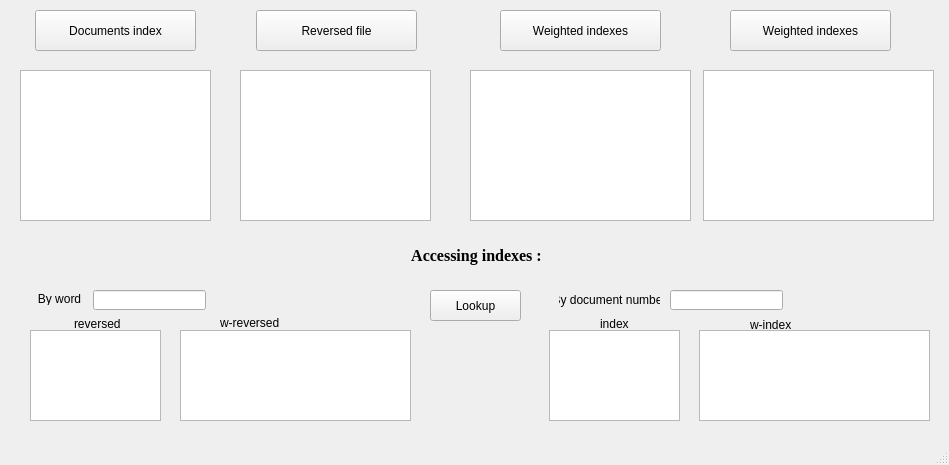
<?xml version="1.0" encoding="UTF-8"?>
<ui version="4.0">
 <class>mainWindow</class>
 <widget class="QMainWindow" name="mainWindow">
  <property name="geometry">
   <rect>
    <x>0</x>
    <y>0</y>
    <width>949</width>
    <height>465</height>
   </rect>
  </property>
  <property name="windowTitle">
   <string>Indexes exploration</string>
  </property>
  <widget class="QWidget" name="centralwidget">
   <widget class="QPushButton" name="docind">
    <property name="geometry">
     <rect>
      <x>35</x>
      <y>10</y>
      <width>161</width>
      <height>41</height>
     </rect>
    </property>
    <property name="text">
     <string>Documents index</string>
    </property>
   </widget>
   <widget class="QPushButton" name="wind">
    <property name="geometry">
     <rect>
      <x>500</x>
      <y>10</y>
      <width>161</width>
      <height>41</height>
     </rect>
    </property>
    <property name="text">
     <string>Weighted indexes</string>
    </property>
   </widget>
   <widget class="QPushButton" name="revind">
    <property name="geometry">
     <rect>
      <x>256</x>
      <y>10</y>
      <width>161</width>
      <height>41</height>
     </rect>
    </property>
    <property name="text">
     <string>Reversed file</string>
    </property>
   </widget>
   <widget class="QLabel" name="label">
    <property name="geometry">
     <rect>
      <x>396</x>
      <y>240</y>
      <width>161</width>
      <height>31</height>
     </rect>
    </property>
    <property name="font">
     <font>
      <family>Times New Roman</family>
      <pointsize>12</pointsize>
      <weight>75</weight>
      <bold>true</bold>
      <strikeout>false</strikeout>
      <kerning>false</kerning>
     </font>
    </property>
    <property name="text">
     <string>Accessing indexes :</string>
    </property>
    <property name="alignment">
     <set>Qt::AlignCenter</set>
    </property>
   </widget>
   <widget class="QLineEdit" name="word">
    <property name="geometry">
     <rect>
      <x>93</x>
      <y>290</y>
      <width>113</width>
      <height>20</height>
     </rect>
    </property>
   </widget>
   <widget class="QLabel" name="label_2">
    <property name="geometry">
     <rect>
      <x>36</x>
      <y>292</y>
      <width>47</width>
      <height>13</height>
     </rect>
    </property>
    <property name="text">
     <string>By word</string>
    </property>
    <property name="alignment">
     <set>Qt::AlignCenter</set>
    </property>
   </widget>
   <widget class="QLabel" name="label_3">
    <property name="geometry">
     <rect>
      <x>559</x>
      <y>290</y>
      <width>101</width>
      <height>20</height>
     </rect>
    </property>
    <property name="text">
     <string>By document number</string>
    </property>
    <property name="alignment">
     <set>Qt::AlignCenter</set>
    </property>
   </widget>
   <widget class="QLineEdit" name="docnum">
    <property name="geometry">
     <rect>
      <x>670</x>
      <y>290</y>
      <width>113</width>
      <height>20</height>
     </rect>
    </property>
   </widget>
   <widget class="QPlainTextEdit" name="revindres">
    <property name="geometry">
     <rect>
      <x>240</x>
      <y>70</y>
      <width>191</width>
      <height>151</height>
     </rect>
    </property>
    <property name="readOnly">
     <bool>true</bool>
    </property>
   </widget>
   <widget class="QPlainTextEdit" name="wdocres">
    <property name="geometry">
     <rect>
      <x>470</x>
      <y>70</y>
      <width>221</width>
      <height>151</height>
     </rect>
    </property>
    <property name="readOnly">
     <bool>true</bool>
    </property>
   </widget>
   <widget class="QPlainTextEdit" name="wrevres">
    <property name="geometry">
     <rect>
      <x>703</x>
      <y>70</y>
      <width>231</width>
      <height>151</height>
     </rect>
    </property>
    <property name="readOnly">
     <bool>true</bool>
    </property>
   </widget>
   <widget class="QPlainTextEdit" name="docindres">
    <property name="geometry">
     <rect>
      <x>20</x>
      <y>70</y>
      <width>191</width>
      <height>151</height>
     </rect>
    </property>
    <property name="locale">
     <locale language="English" country="UnitedStates"/>
    </property>
    <property name="readOnly">
     <bool>true</bool>
    </property>
   </widget>
   <widget class="QPushButton" name="lookup">
    <property name="geometry">
     <rect>
      <x>430</x>
      <y>290</y>
      <width>91</width>
      <height>31</height>
     </rect>
    </property>
    <property name="text">
     <string>Lookup</string>
    </property>
   </widget>
   <widget class="QPlainTextEdit" name="acces2">
    <property name="geometry">
     <rect>
      <x>30</x>
      <y>330</y>
      <width>131</width>
      <height>91</height>
     </rect>
    </property>
    <property name="readOnly">
     <bool>true</bool>
    </property>
   </widget>
   <widget class="QPlainTextEdit" name="acces2w">
    <property name="geometry">
     <rect>
      <x>180</x>
      <y>330</y>
      <width>231</width>
      <height>91</height>
     </rect>
    </property>
    <property name="readOnly">
     <bool>true</bool>
    </property>
   </widget>
   <widget class="QPlainTextEdit" name="acces1">
    <property name="geometry">
     <rect>
      <x>549</x>
      <y>330</y>
      <width>131</width>
      <height>91</height>
     </rect>
    </property>
    <property name="readOnly">
     <bool>true</bool>
    </property>
   </widget>
   <widget class="QPlainTextEdit" name="acces1w">
    <property name="geometry">
     <rect>
      <x>699</x>
      <y>330</y>
      <width>231</width>
      <height>91</height>
     </rect>
    </property>
    <property name="readOnly">
     <bool>true</bool>
    </property>
   </widget>
   <widget class="QLabel" name="label_4">
    <property name="geometry">
     <rect>
      <x>74</x>
      <y>317</y>
      <width>47</width>
      <height>13</height>
     </rect>
    </property>
    <property name="text">
     <string>reversed</string>
    </property>
   </widget>
   <widget class="QLabel" name="label_5">
    <property name="geometry">
     <rect>
      <x>220</x>
      <y>315</y>
      <width>61</width>
      <height>16</height>
     </rect>
    </property>
    <property name="text">
     <string>w-reversed</string>
    </property>
   </widget>
   <widget class="QLabel" name="label_6">
    <property name="geometry">
     <rect>
      <x>600</x>
      <y>317</y>
      <width>47</width>
      <height>13</height>
     </rect>
    </property>
    <property name="text">
     <string>index</string>
    </property>
   </widget>
   <widget class="QLabel" name="label_7">
    <property name="geometry">
     <rect>
      <x>750</x>
      <y>318</y>
      <width>47</width>
      <height>13</height>
     </rect>
    </property>
    <property name="text">
     <string>w-index</string>
    </property>
   </widget>
   <widget class="QPushButton" name="wrev">
    <property name="geometry">
     <rect>
      <x>730</x>
      <y>10</y>
      <width>161</width>
      <height>41</height>
     </rect>
    </property>
    <property name="text">
     <string>Weighted indexes</string>
    </property>
   </widget>
  </widget>
  <widget class="QMenuBar" name="menubar">
   <property name="geometry">
    <rect>
     <x>0</x>
     <y>0</y>
     <width>949</width>
     <height>21</height>
    </rect>
   </property>
  </widget>
  <widget class="QStatusBar" name="statusbar"/>
 </widget>
 <resources/>
 <connections/>
</ui>
